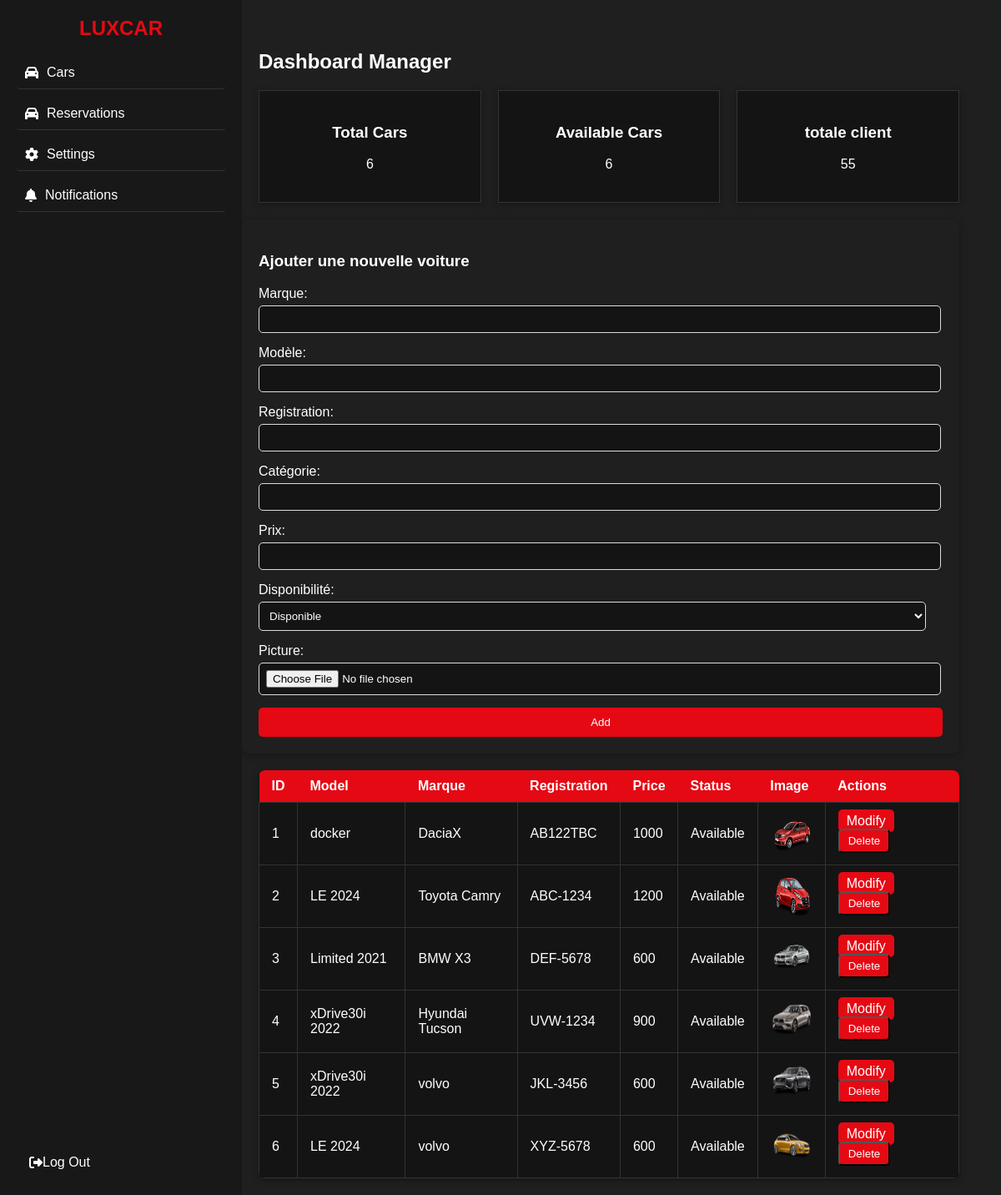
Page /Dashboard_Manager on the committed database.
### tables this page shows
CREATE TABLE voiture (
                id_voiture INTEGER PRIMARY KEY AUTOINCREMENT,
                marque TEXT NOT NULL,
                modele TEXT NOT NULL,
                immatriculation TEXT NOT NULL,
                categorie TEXT NOT NULL,
                prix TEXT NOT NULL,
                disponibilite TEXT NOT NULL,
                path TEXT NOT NULL,
                id_manager INTEGER,
                id_client INTEGER,
                FOREIGN KEY (id_manager) REFERENCES manager(id_manager),
                FOREIGN KEY (id_client) REFERENCES client(id_client)
    );

### app.py (the view)
@app.route('/Dashboard_Manager')
def Dashboard_Manager():
    connexion = sql.connect("Location.db")
    cursor = connexion.cursor()
    cursor.execute('''SELECT * FROM voiture''')
    voitures = cursor.fetchall()
    cursor.execute('''SELECT count(*) FROM voiture''')
    Nombre_voiture = cursor.fetchone()
    available = '1'
    cursor.execute('''SELECT count(*) FROM voiture WHERE disponibilite = ?''',(available,))
    Nombre_available = cursor.fetchone()
    connexion.close()
    return render_template('DashboardManager.html', voitures=voitures , Nombre_voiture=Nombre_voiture , Nombre_available = Nombre_available)

### templates/DashboardManager.html (shortened to what this page needs)
<!DOCTYPE html>
<html lang="en">
<head>
    <link rel="stylesheet" href="https://cdnjs.cloudflare.com/ajax/libs/font-awesome/6.5.2/css/all.min.css"
>
</head>
<body>
    <section class="dashboard-section">
        <div class="sidebar">
            <a href="#" class="logo">LUXCAR</a>
            <nav class="nav-links">
                <a href="{{ url_for('Dashboard_Manager') }}" class="nav-link">
                    <i class="fas fa-car"></i> Cars
                </a>
                <a href="{{ url_for('reservations_dashboard') }}" class="nav-link">
                    <i class="fas fa-car"></i> Reservations
                </a>
                <a href="#" class="nav-link"> <i class="fas fa-cog"></i> Settings </a>
                <a href="#" class="nav-link">
                    <i class="fas fa-bell"></i> Notifications
                </a>
            </nav>
            <a href="{{ url_for('index') }}" class="logout-button">
                <i class="fas fa-sign-out-alt"></i> Log Out
            </a>
        </div>
        <div class="dashboard-content">
            <h2>Dashboard Manager</h2>
            <div class="cards">
                <div class="card">
                    <h3>Total Cars</h3>
                    <p>{{ Nombre_voiture[0] }}</p>
                </div>
                <div class="card">
                    <h3>Available Cars</h3>
                    <p>{{ Nombre_available[0] }}</p>
                </div>
                <div class="card">
                    <h3>totale client</h3>
                    <p>55</p>
                </div>
            </div>
            <div class="add-car-form">
                <h3>Ajouter une nouvelle voiture</h3>
                <form action="/add-car" method="POST" enctype="multipart/form-data">
                    <label for="marque">Marque:</label>
                    <input type="text" id="marque" name="marque" required />
                    <label for="modele">Modèle:</label>
                    <input type="text" id="modele" name="modele" required />
                    <label for="immatriculation">Registration:</label>
                    <input
                        type="text"
                        id="immatriculation"
                        name="immatriculation"
                        required
                    />
                    <label for="categorie">Catégorie:</label>
                    <input type="text" id="categorie" name="categorie" required />
                    <label for="prix">Prix:</label>
                    <input type="text" id="prix" name="prix" required />
                    <label for="disponibilite">Disponibilité:</label>
                    <select id="disponibilite" name="disponibilite" required>
                        <option value="1">Disponible</option>
                    </select>
                    <label for="photo">Picture:</label>
                    <input type="file" id="photo" name="photo" required />
                    <button type="submit">Add</button>
                </form>
            </div>
            <div class="data-table">
                <table>
                    <thead>
                        <tr>
                            <th>ID</th>
                            <th>Model</th>
                            <th>Marque</th>
                            <th>Registration</th>
                            <th>Price</th>
                            <th>Status</th>
                            <th>Image</th>
                            <th>Actions</th>
                        </tr>
                    </thead>
                    <tbody>
                        {% for voiture in voitures %}
                        <tr>
                            <td>{{ loop.index }}</td>
                            <td>{{ voiture[2] }}</td>
                            <td>{{ voiture[1] }}</td>
                            <td>{{ voiture[3] }}</td>
                            <td>{{ voiture[5] }}</td>
                            {% if voiture[6] =='1' %}
                            <td>Available</td>
                            {% else %}
                            <td>invailable</td>
                            {% endif %}
                            <td>
                                <img
                                    src="{{ url_for('static', filename=voiture[7]) }}"
                                    width="50"
                                    height="50"
                                />
                            </td>
                            <td>
                                <a
                                    href="{{ url_for('edit_car_form', car_id=voiture[0]) }}"
                                    class="btn btn-edit"
                                >Modify</a
                                >
                                <form
                                    action="{{ url_for('delete_car', car_id=voiture[0]) }}"
                                    method="POST"
                                    style="display: inline"
                                >
                                    <button
                                        type="submit"
                                        class="btn btn-delete"
                                        onclick="return confirm('Êtes-vous sûr de vouloir supprimer cette voiture ?')"
                                    >
                                        Delete
                                    </button>
                                </form>
                            </td>
                        </tr>
                        {% endfor %}
                    </tbody>
                </table>
            </div>
        </div>
    </section>
</body>
</html>

### templates/DashboardManager.html (style rules this page uses)
:root { --background-dark: #141414; --background-light: #1f1f1f; --accent-color: #e50914; --text-light: #ffffff; --text-dark: #b3b3b3; --btn-hover: #f40612; }
a { text-decoration:none; }
h2 { margin-left:20px; }
body { background-color: var(--background-dark); color: var(--text-light); font-family: Arial, sans-serif; margin: 0; padding: 0; }
.dashboard-section { display: flex; height: 100%; width: 100%; }
.sidebar { width: 250px; background-color: #181818; padding: 20px; display: flex; flex-direction: column; justify-content: space-between; }
.sidebar .logo { color: #e50914; font-size: 24px; font-weight: bold; text-align: center; margin-bottom: 20px; text-decoration: none; }
.sidebar .nav-links { flex-grow: 1; }
.sidebar .nav-link { color: #fff; padding: 10px 15px; text-decoration: none; display: flex; align-items: center; margin-bottom: 10px; border-radius: 4px; transition: background-color 0.3s; }
.sidebar .nav-link i { margin-right: 10px; }
.sidebar .logout-button { color: #fff; padding: 10px 15px; text-decoration: none; display: flex; align-items: center; border-radius: 4px; transition: background-color 0.3s; margin-top: 20px; }
.nav-links { display: flex; flex-direction: column; }
.nav-links .nav-link { color: var(--text-light); border-bottom: 1px solid #333; padding: 10px; transition: background-color 0.3s; }
.logout-button { color: var(--text-light); background-color: transparent; border: none; padding: 10px; text-align: center; cursor: pointer; transition: background-color 0.3s; }
.dashboard-content { flex: 1; padding: 40px 50px 20px 0; background-color: var(--background-light); color: var(--text-light); overflow-y: auto; }
.cards { margin-left:20px; display: flex; gap: 20px; flex-wrap: wrap; }
.card { flex: 1; min-width: 200px; padding: 20px; background-color: var(--background-dark); color: var(--text-light); border: 1px solid #333; box-shadow: 0 2px 8px rgba(0, 0, 0, 0.3); text-align: center; }
.add-car-form { margin-top: 20px; background-color: var(--background-light); color: var(--text-light); padding: 20px; border-radius: 8px; box-shadow: 0 2px 8px rgba(0, 0, 0, 0.3); }
.add-car-form label { display: block; margin-bottom: 5px; }
input,select { background-color:var(--background-dark); color:#fff; }
.add-car-form input, .add-car-form select { width: calc(100% - 20px); padding: 8px; margin-bottom: 15px; border: 1px solid #ddd; border-radius: 5px; }
.add-car-form button { background-color: var(--accent-color); color: var(--text-light); padding: 10px; border: none; border-radius: 5px; cursor: pointer; transition: background-color 0.3s; width: 100%; }
.data-table { margin-top: 20px; margin-left:20px; background-color: var(--background-dark); color: var(--text-light); border-radius: 8px; overflow: hidden; box-shadow: 0 2px 8px rgba(0, 0, 0, 0.3); max-width: 100%; }
table { width: 100%; border-collapse: collapse; }
th, td { padding: 10px 15px; border: 1px solid #333; text-align: left; }
th { background-color: var(--accent-color); color: var(--text-light); border: none; }
tr { border-bottom: 1px solid #333; }
.btn-edit, .btn-delete { background-color: var(--accent-color); color: var(--text-light); padding: 5px 10px; border-radius: 5px; text-align: center; margin-right: 5px; cursor: pointer; transition: background-color 0.3s; }

### rows in the picture
voiture: modele "docker", marque "DaciaX", immatriculation "AB122TBC", prix "1000", disponibilite "Available", path (picture)
voiture: modele "LE 2024", marque "Toyota Camry", immatriculation "ABC-1234", prix "1200", disponibilite "Available", path (picture)
voiture: modele "Limited 2021", marque "BMW X3", immatriculation "DEF-5678", prix "600", disponibilite "Available", path (picture)
voiture: modele "xDrive30i 2022", marque "Hyundai Tucson", immatriculation "UVW-1234", prix "900", disponibilite "Available", path (picture)
voiture: modele "xDrive30i 2022", marque "volvo", immatriculation "JKL-3456", prix "600", disponibilite "Available", path (picture)
voiture: modele "LE 2024", marque "volvo", immatriculation "XYZ-5678", prix "600", disponibilite "Available", path (picture)

### other values in the picture
{{ Nombre_voiture[0] }} "6"
{{ Nombre_available[0] }} "6"
